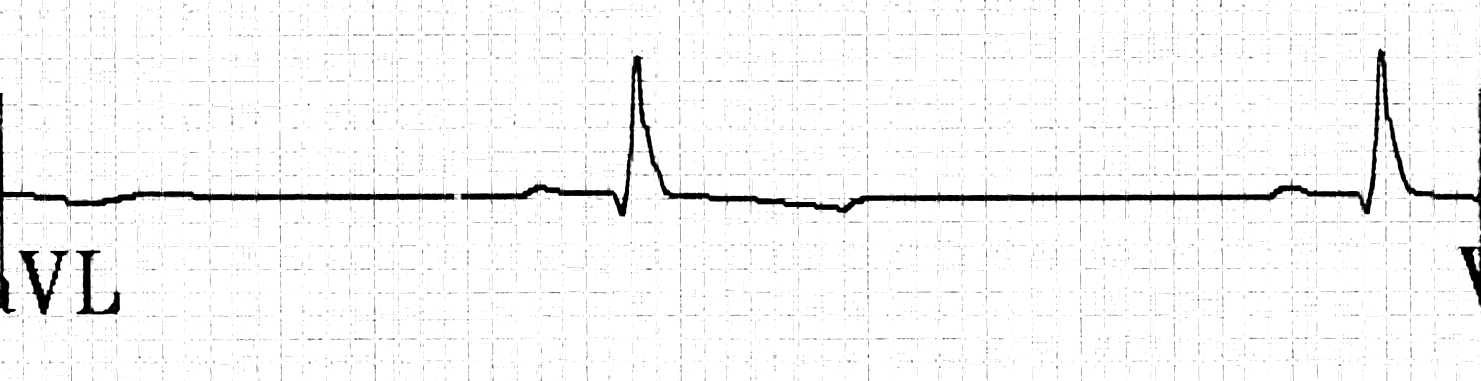
#> input picture leadPictures/aVL.png, 1481 x 381 px, given in place of icon.png, which was not available
$ python updateIcon.py ../../../leadPictures/aVL.png
#> lines starting #> are read from the running program, lines starting #| are printed output that depends on the picture; pictures that were not available may be replaced by others from this repository, and a replacement may not be noted
"""
updateIcon.py
Created November 13, 2020

Refreshes icons/ based on icons/icon.png
Source: https://github.com/mherrmann/fbs/issues/199
"""

import os, sys
from PIL import Image, ImageOps


iconDirectory = os.path.abspath(os.path.dirname(sys.argv[0]))

# icon filename to use
image = Image.open(os.path.join(iconDirectory, "icon.png"))
#> image is the input picture: PIL image 1481x381 RGB; min 0, max 255, mean 245.9

base = [(16, 16), (24, 24), (32, 32), (48, 48), (64, 64)]
linux = [(128, 128), (256, 256), (512, 512), (1024, 1024)]
mac = [(128, 128), (256, 256), (512, 512), (1024, 1024)]

# Create base icon sizes in src/main/icons/base
for size in base:
    outPath = os.path.join(iconDirectory, "base", str(size[0]) + ".png")
    scaledImage = image.resize(size)
    scaledImage.save(outPath)
    print('Icon created: ' + outPath)
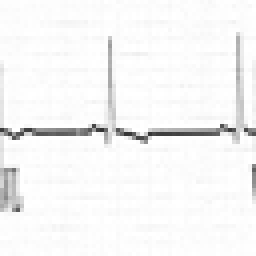
#> scaledImage: PIL image 64x64 RGB (shown 4 times larger); min 50, max 255, mean 245.9

# Create linux icon sizes in src/main/icons/linux
for size in linux:
    outPath = os.path.join(iconDirectory, "linux", str(size[0]) + ".png")
    scaledImage = image.resize(size)
    scaledImage.save(outPath)
    print('Icon created: ' + outPath)
#> this loop made 4 passes
#| Icon created: src/main/icons/linux/128.png
#| Icon created: src/main/icons/linux/256.png
#| Icon created: src/main/icons/linux/512.png
#| Icon created: src/main/icons/linux/1024.png
#> pass 1, `scaledImage = image.resize(size)`:
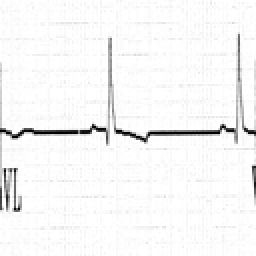
#> scaledImage: PIL image 128x128 RGB (shown 2 times larger); min 0, max 255, mean 245.9

# Create mac icon sizes in src/main/icons/mac
for size in mac:
    outPath = os.path.join(iconDirectory, "mac", str(size[0]) + ".png")

    padFactor = 0.2
    # Reduce image size (and fit padding)
    scale = (int(size[0] * (1-padFactor)), int(size[1] * (1-padFactor)))
    scaledImage = image.resize(scale)

    # Add padding
    padAmount = size[0] - scale[0]
    padding = (padAmount//2, padAmount//2, padAmount-(padAmount//2), padAmount-(padAmount//2))
    finalImage = ImageOps.expand(scaledImage, padding)
    finalImage.save(outPath)
    print('Icon created: ' + outPath)
#> this loop made 4 passes
#| Icon created: src/main/icons/mac/128.png
#| Icon created: src/main/icons/mac/256.png
#| Icon created: src/main/icons/mac/512.png
#| Icon created: src/main/icons/mac/1024.png
#> pass 1, `scaledImage = image.resize(scale)`:
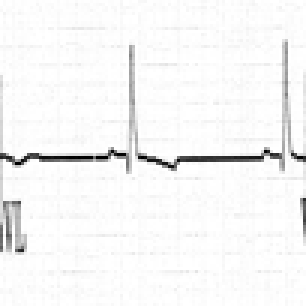
#> scaledImage: PIL image 102x102 RGB (shown 3 times larger); min 0, max 255, mean 245.9
#> pass 1, `finalImage = ImageOps.expand(scaledImage, padding)`:
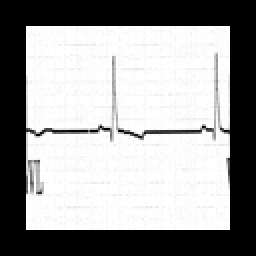
#> finalImage: PIL image 128x128 RGB (shown 2 times larger); min 0, max 255, mean 156.1
#> pass 2, `scaledImage = image.resize(scale)`:
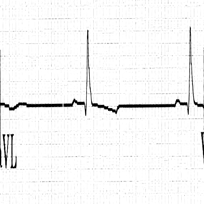
#> scaledImage: PIL image 204x204 RGB; min 0, max 255, mean 245.8
#> pass 2, `finalImage = ImageOps.expand(scaledImage, padding)`:
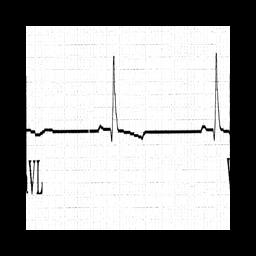
#> finalImage: PIL image 256x256 RGB; min 0, max 255, mean 156.1
#> after the loop:
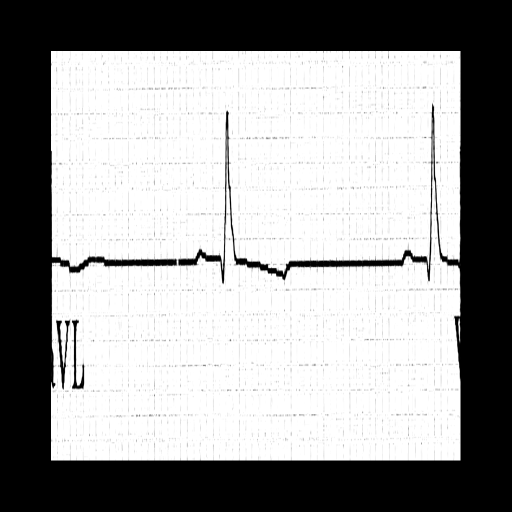
#> finalImage: PIL image 1024x1024 RGB (shown at 1/2 size); min 0, max 255, mean 157.2

# Create Icon.ico in src/main/icons/Icon.ico
new_logo_ico_filename = os.path.join(iconDirectory, "Icon.ico")
new_logo_ico = image.resize((128, 128))
new_logo_ico.save(new_logo_ico_filename, format="ICO", quality=90)
print('Icon created: ' + new_logo_ico_filename)
#| Icon created: src/main/icons/Icon.ico

$ run again, on leadPictures/fullscan-I.png
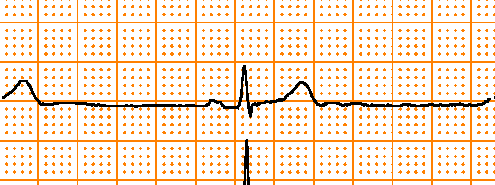
#> input picture leadPictures/fullscan-I.png, 495 x 185 px, given in place of icon.png, which was not available
#> image is the input picture: PIL image 495x185 RGB; mean R, G, B 249.4, 227.8, 206
#> the loop `for size in linux:` made 4 passes
#| Icon created: src/main/icons/linux/128.png
#| Icon created: src/main/icons/linux/256.png
#| Icon created: src/main/icons/linux/512.png
#| Icon created: src/main/icons/linux/1024.png
#> the loop `for size in mac:` made 4 passes
#| Icon created: src/main/icons/mac/128.png
#| Icon created: src/main/icons/mac/256.png
#| Icon created: src/main/icons/mac/512.png
#| Icon created: src/main/icons/mac/1024.png
#> after the loop `for size in mac:`:
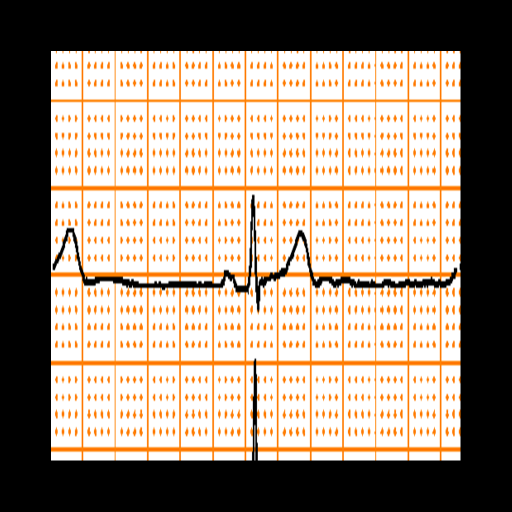
#> finalImage: PIL image 1024x1024 RGB (shown at 1/2 size); mean R, G, B 159.5, 145, 131.4
#> after the loop `for size in mac:`:
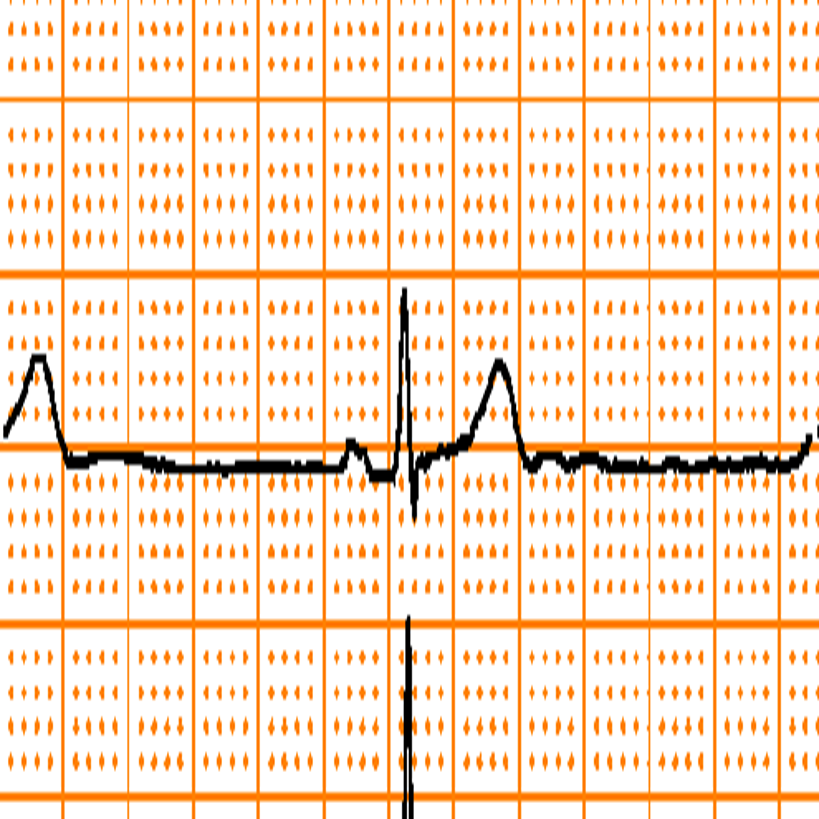
#> scaledImage: PIL image 819x819 RGB; mean R, G, B 249.4, 226.7, 205.5
#| Icon created: src/main/icons/Icon.ico

$ run again, on leadPictures/fullscan-II.png
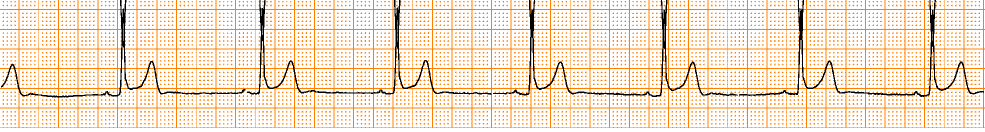
#> input picture leadPictures/fullscan-II.png, 1969 x 264 px, given in place of icon.png, which was not available (shown at 1/2 size)
#> image is the input picture: PIL image 1969x264 RGB; mean R, G, B 247.6, 225.7, 203.6
#> the loop `for size in linux:` made 4 passes
#| Icon created: src/main/icons/linux/128.png
#| Icon created: src/main/icons/linux/256.png
#| Icon created: src/main/icons/linux/512.png
#| Icon created: src/main/icons/linux/1024.png
#> the loop `for size in mac:` made 4 passes
#| Icon created: src/main/icons/mac/128.png
#| Icon created: src/main/icons/mac/256.png
#| Icon created: src/main/icons/mac/512.png
#| Icon created: src/main/icons/mac/1024.png
#> after the loop `for size in mac:`:
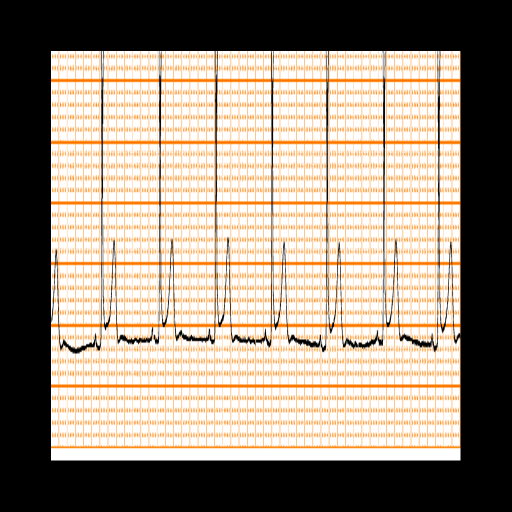
#> finalImage: PIL image 1024x1024 RGB (shown at 1/2 size); mean R, G, B 158.3, 143.5, 128.9
#> after the loop `for size in mac:`:
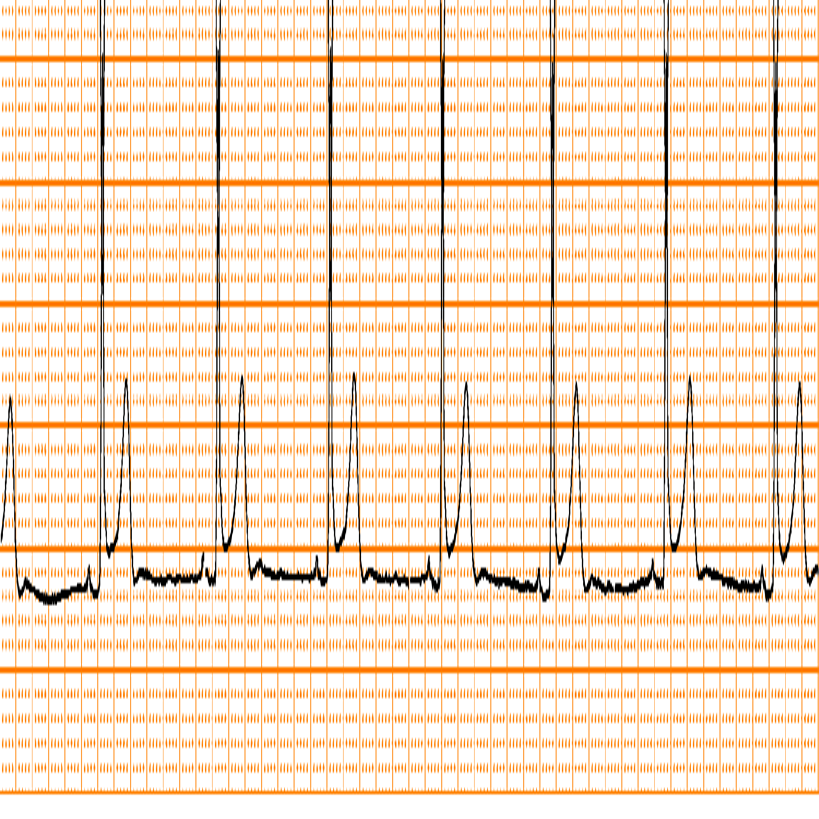
#> scaledImage: PIL image 819x819 RGB; mean R, G, B 247.4, 224.3, 201.5
#| Icon created: src/main/icons/Icon.ico
